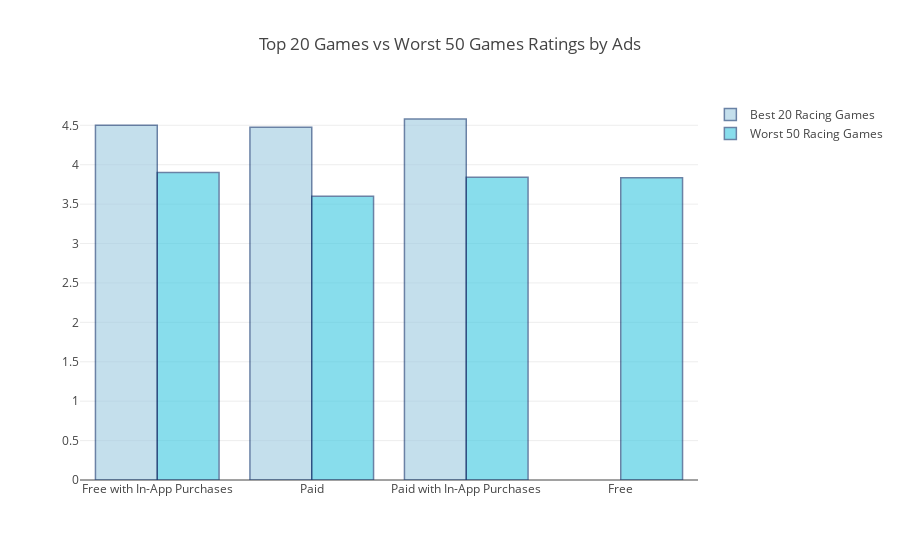

The notebook cell saved with this chart:
### Code cell
#Barchart 

x1 = top20paymentgroup.index.tolist()
x2 = bot50paymentgroup.index.tolist()
y1 = top20paymentgroup.starrating.tolist()
y2 = bot50paymentgroup.starrating.tolist()


trace1 = go.Bar(
    x=x1,
    y=y1,
    name = 'Best 20 Racing Games',
    marker=dict(
        color='rgb(158,202,225)',
        line=dict(
            color='rgb(8,48,107)',
            width=1.5),
        ),
    opacity=0.6
)

trace2 = go.Bar(
    x=x2,
    y=y2,
    name = 'Worst 50 Racing Games',
    marker=dict(
        color='rgb(58,200,225)',
        line=dict(
            color='rgb(8,48,107)',
            width=1.5),
        ),
    opacity=0.6
)


layout = go.Layout(
    title='Top 20 Games vs Worst 50 Games Ratings by Ads',
)


data = [trace1,trace2]

fig = go.Figure(data=data, layout=layout)

py.offline.iplot(fig, filename='Top 20 Games vs Worst 50 Games Ratings by Ads')

### Figure 1 — Plotly figure (JSON) as saved in the notebook; plotly's stock layout.template omitted (floating-point values rounded to 4 significant figures)
{"data": [{"marker": {"color": "rgb(158,202,225)", "line": {"color": "rgb(8,48,107)", "width": 1.5}}, "name": "Best 20 Racing Games", "opacity": 0.6, "type": "bar", "x": ["Free with In-App Purchases", "Paid", "Paid with In-App Purchases"], "y": [4.5, 4.475, 4.58]}, {"marker": {"color": "rgb(58,200,225)", "line": {"color": "rgb(8,48,107)", "width": 1.5}}, "name": "Worst 50 Racing Games", "opacity": 0.6, "type": "bar", "x": ["Free", "Free with In-App Purchases", "Paid", "Paid with In-App Purchases"], "y": [3.833, 3.9, 3.6, 3.84]}], "layout": {"title": "Top 20 Games vs Worst 50 Games Ratings by Ads"}}
